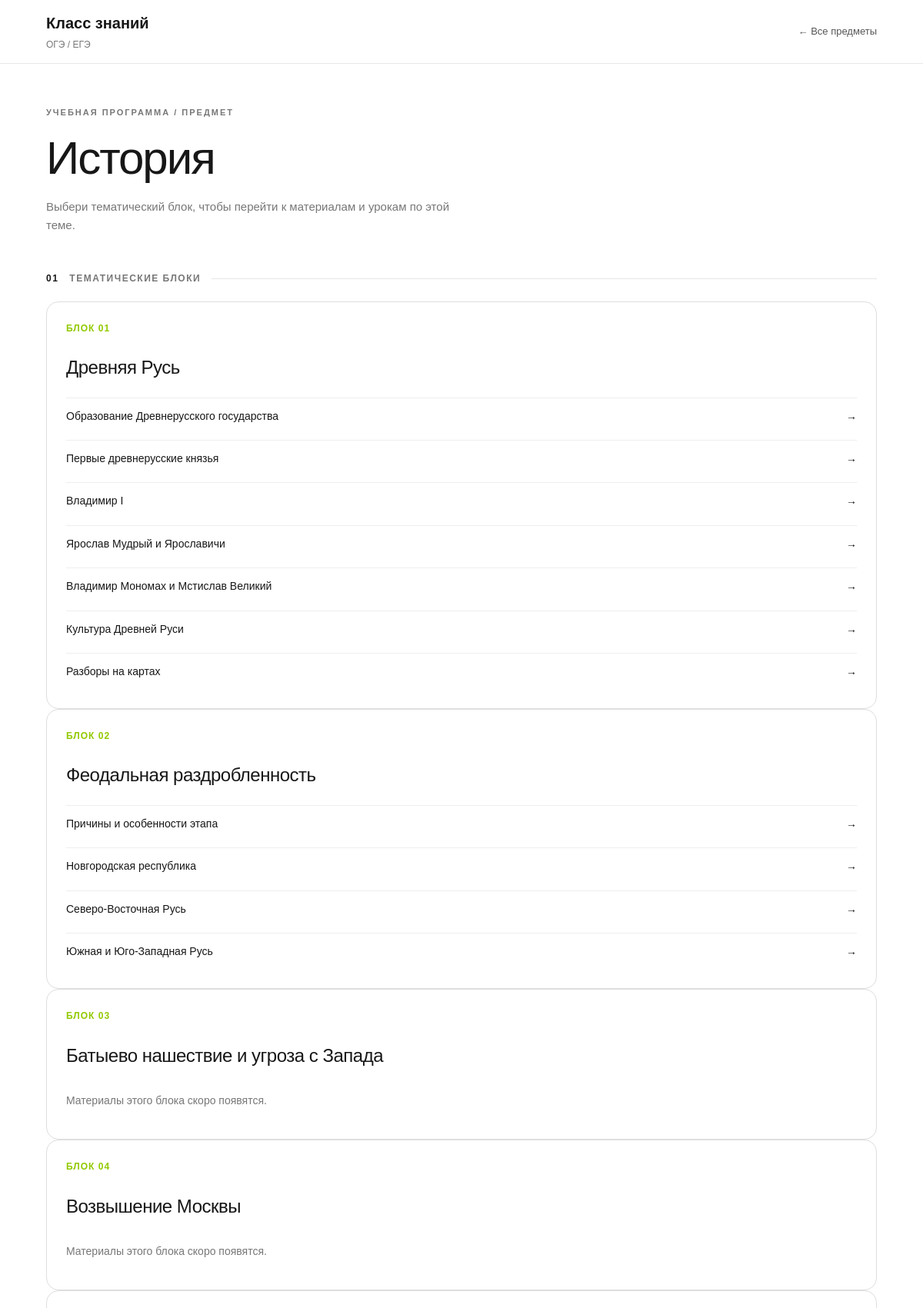
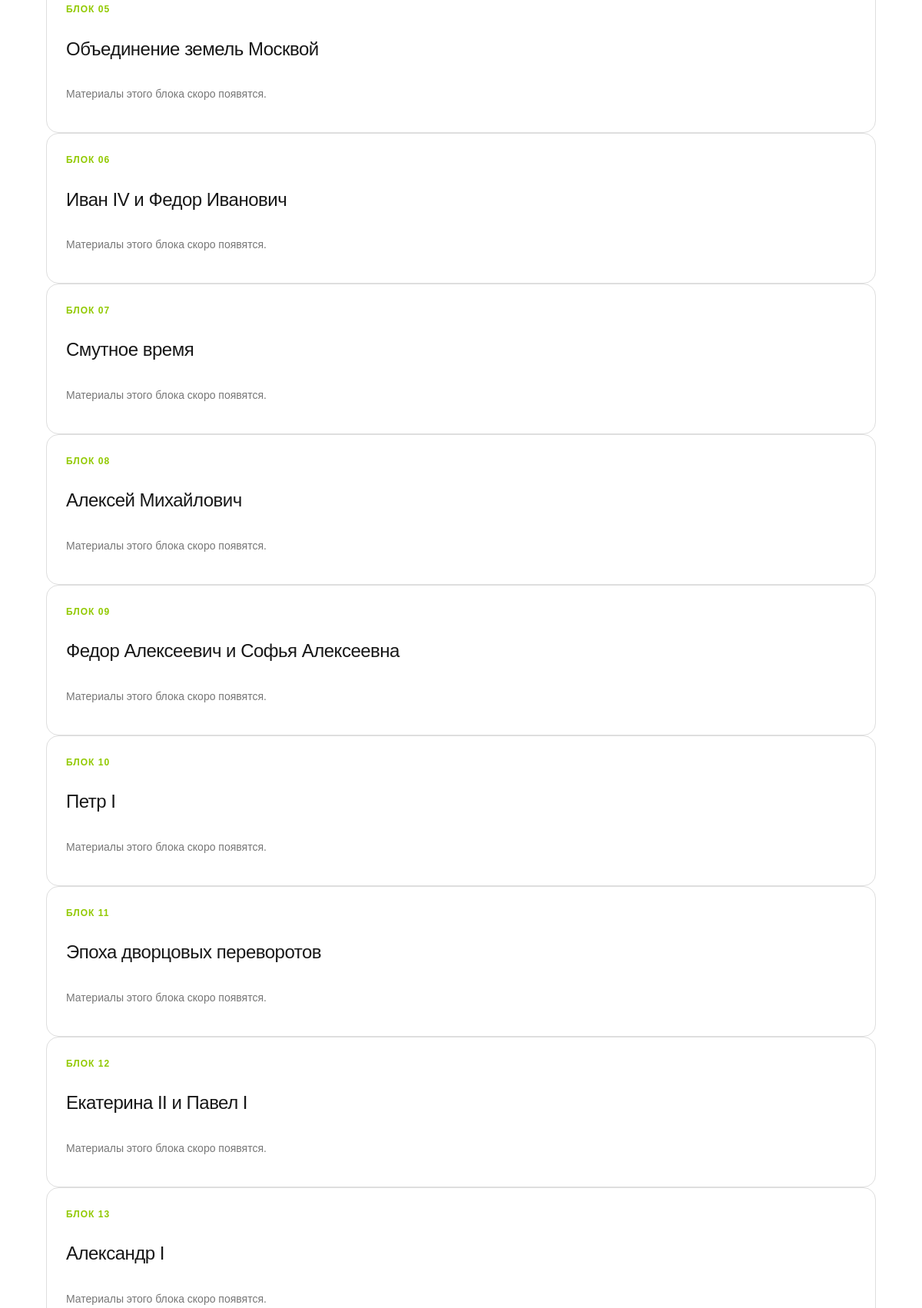
The app's page /subject/1/ (upper part) with its own data (2 pictures, top to bottom).
### learning/models.py (models this page shows, shortened)
class Subject(models.Model):
    title = models.CharField("Название предмета", max_length=100)
    description = models.TextField("Описание", blank=True)
    class Meta:
        verbose_name = "Предмет"
        verbose_name_plural = "Предметы"

class Topic(models.Model):
    subject = models.ForeignKey(
        Subject,
        on_delete=models.CASCADE,
        related_name="topics",
        verbose_name="Предмет"
    )
    title = models.CharField("Название темы", max_length=200)
    description = models.TextField("Краткое описание", blank=True)
    period = models.CharField("Период", max_length=100, blank=True)
    hashtags = models.CharField("Хештеги", max_length=300, blank=True,
                                help_text="Укажи через пробел, например: #ДревняяРусь #Князья")
    completion_percent = models.PositiveSmallIntegerField("Выполнение, %", default=0)
    theory_percent = models.PositiveSmallIntegerField("Теория, %", default=0)
    practice_percent = models.PositiveSmallIntegerField("Практика, %", default=0)
    correct_percent = models.PositiveSmallIntegerField("Верных ответов, %", default=0)
    order = models.PositiveIntegerField("Порядок", default=0)
    class Meta:
        verbose_name = "Тема"
        verbose_name_plural = "Темы"
        ordering = ["order", "id"]

class Lesson(models.Model):
    SPECIAL_CATEGORY_CHOICES = [
        ("", "Обычная подтема"),
        ("culture", "Культура"),
        ("maps", "Разборы на карте"),
    ]
    topic = models.ForeignKey(
        Topic,
        on_delete=models.CASCADE,
        related_name="lessons",
        verbose_name="Тематический блок"
    )
    title = models.CharField("Название подтемы", max_length=200)
    description = models.TextField("Краткое описание", blank=True)
    content = models.TextField("Теория", blank=True)
    completion_percent = models.PositiveSmallIntegerField("Выполнение, %", default=0)
    order = models.PositiveIntegerField("Порядок", default=0)
    is_published = models.BooleanField("Опубликована", default=False)
    special_category = models.CharField(
        "Особая категория",
        max_length=20,
        choices=SPECIAL_CATEGORY_CHOICES,
        blank=True,
        default="",
    )
    class Meta:
        verbose_name = "Подтема"
        verbose_name_plural = "Подтемы"
        ordering = ["order", "id"]

### learning/views.py (the view)
def topic_list(request, subject_id):
    subject = get_object_or_404(Subject, id=subject_id)
    topics = subject.topics.all()
    return render(
        request,
        "learning/topic_list.html",
        {
            "subject": subject,
            "topics": topics,
        },
    )

### learning/templates/learning/topic_list.html (shortened to what this page needs)
<!DOCTYPE html>
<html lang="ru">
<head>
</head>
<body>
    <header>
        <div class="container header-inner">
            <a class="brand" href="/">
                Класс знаний
                <small>ОГЭ / ЕГЭ</small>
            </a>
            <a class="back-link" href="/">← Все предметы</a>
        </div>
    </header>
    <main class="container">
        <div class="eyebrow">Учебная программа / Предмет</div>
        <h1>{{ subject.title }}</h1>
        <p class="intro">
            Выбери тематический блок, чтобы перейти к материалам
            и урокам по этой теме.
        </p>
        <div class="section-heading">
            <span>01</span> ТЕМАТИЧЕСКИЕ БЛОКИ
        </div>
        {% for topic in topics %}
            <section class="topic-card">
                <div class="topic-number">
                    БЛОК {{ forloop.counter|stringformat:"02d" }}
                </div>
                <h2>{{ topic.title }}</h2>
                {% with published_lessons=topic.lessons.all %}
                    {% if published_lessons %}
                        <div class="lesson-list">
                            {% for lesson in published_lessons %}
                                {% if lesson.is_published %}
                                    <a
                                        class="lesson-link"
                                        href="{% url 'lesson_detail' lesson.id %}"
                                    >
                                        {{ lesson.title }}
                                        <span>→</span>
                                    </a>
                                {% endif %}
                            {% empty %}
                                <p class="empty-message">
                                    Уроки скоро появятся.
                                </p>
                            {% endfor %}
                        </div>
                    {% else %}
                        <p class="empty-message">
                            Материалы этого блока скоро появятся.
                        </p>
                    {% endif %}
                {% endwith %}
            </section>
        {% empty %}
            <div class="no-topics">
                В этом предмете пока нет тематических блоков.
            </div>
        {% endfor %}
    </main>
</body>
</html>

### learning/templates/learning/topic_list.html (style rules this page uses)
* { box-sizing: border-box; }
body { margin: 0; background: #ffffff; color: #171717; font-family: Arial, Helvetica, sans-serif; line-height: 1.6; }
a { color: inherit; text-decoration: none; }
.container { width: min(1080px, 90%); margin: 0 auto; }
header { border-bottom: 1px solid #e8e8e8; }
.header-inner { min-height: 82px; display: flex; align-items: center; justify-content: space-between; gap: 20px; }
.brand { font-size: 20px; font-weight: 700; }
.brand small { display: block; margin-top: 3px; color: #777777; font-size: 12px; font-weight: 400; }
.back-link { font-size: 13px; color: #555555; }
main { padding-top: 55px; padding-bottom: 75px; }
.eyebrow { margin-bottom: 16px; color: #777777; font-size: 11px; font-weight: 700; letter-spacing: 2px; text-transform: uppercase; }
h1 { margin: 0; font-size: clamp(38px, 6vw, 60px); font-weight: 500; letter-spacing: -2px; line-height: 1.12; }
.intro { max-width: 540px; margin: 18px 0 48px; color: #777777; font-size: 15px; }
.section-heading { display: flex; align-items: center; gap: 14px; margin-bottom: 20px; color: #777777; font-size: 12px; font-weight: 700; letter-spacing: 1.5px; }
.section-heading span { color: #171717; }
.section-heading::after { height: 1px; flex: 1; background: #e5e5e5; content: ""; }
.topic-card { display: flex; flex-direction: column; min-height: 190px; padding: 25px; border: 1px solid #dedede; border-radius: 16px; transition: border-color 0.2s, background 0.2s; }
.topic-number { margin-bottom: 22px; color: #91c900; font-size: 12px; font-weight: 700; letter-spacing: 1px; }
.topic-card h2 { margin: 0 0 14px; font-size: 24px; font-weight: 500; letter-spacing: -0.5px; }
.lesson-list { display: grid; gap: 8px; margin-top: 5px; }
.lesson-link { display: flex; align-items: center; justify-content: space-between; gap: 15px; padding: 12px 0; border-top: 1px solid #eeeeee; font-size: 14px; }
.empty-message { color: #777777; font-size: 14px; }

### records on screen
Subject: title "История"
Topic: title "Древняя Русь"
Lesson: title "Образование Древнерусского государства"
Lesson: title "Первые древнерусские князья"
Lesson: title "Владимир I"
Lesson: title "Ярослав Мудрый и Ярославичи"
Lesson: title "Владимир Мономах и Мстислав Великий"
Lesson: title "Культура Древней Руси"
Lesson: title "Разборы на картах"
Topic: title "Феодальная раздробленность"
Lesson: title "Причины и особенности этапа"
Lesson: title "Новгородская республика"
Lesson: title "Северо-Восточная Русь"
Lesson: title "Южная и Юго-Западная Русь"
Topic: title "Батыево нашествие и угроза с Запада", shows "Материалы этого блока скоро появятся."
Topic: title "Возвышение Москвы", shows "Материалы этого блока скоро появятся."
Topic: title "Объединение земель Москвой", shows "Материалы этого блока скоро появятся."
Topic: title "Иван IV и Федор Иванович", shows "Материалы этого блока скоро появятся."
Topic: title "Смутное время", shows "Материалы этого блока скоро появятся."
Topic: title "Алексей Михайлович", shows "Материалы этого блока скоро появятся."
Topic: title "Федор Алексеевич и Софья Алексеевна", shows "Материалы этого блока скоро появятся."
Topic: title "Петр I", shows "Материалы этого блока скоро появятся."
Topic: title "Эпоха дворцовых переворотов", shows "Материалы этого блока скоро появятся."
Topic: title "Екатерина II и Павел I", shows "Материалы этого блока скоро появятся."
Topic: title "Александр I", shows "Материалы этого блока скоро появятся."
